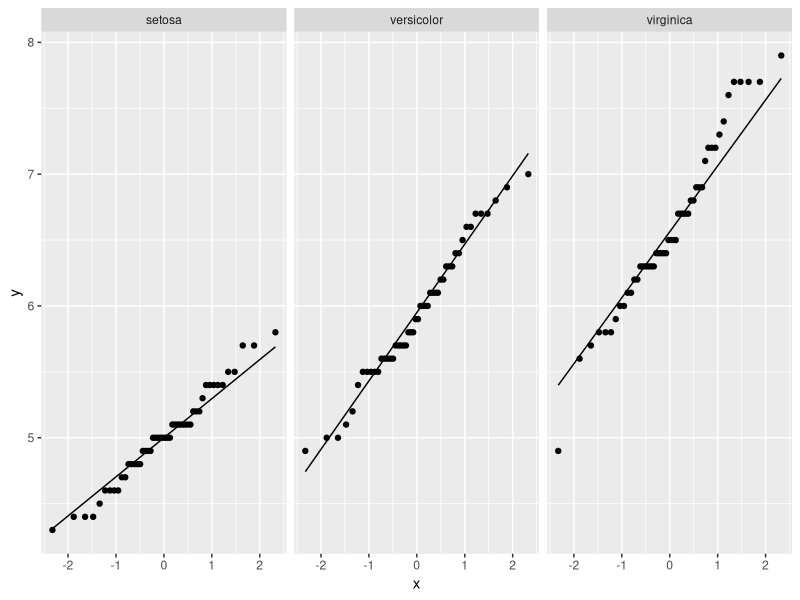
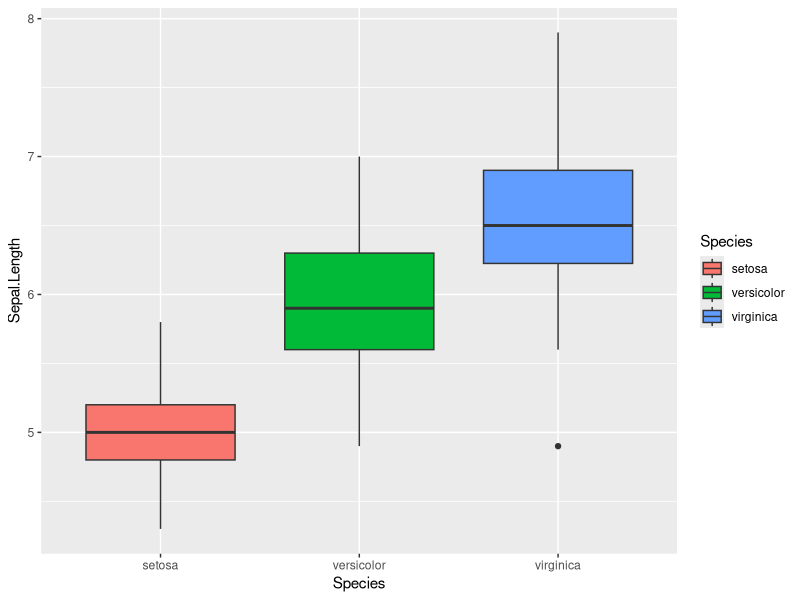

Recreate these plots in R, in order.
## ---- chunk 1
library(dplyr)
library(ggplot2)
data("iris")
data("InsectSprays")
## ---- chunk 2
iris |> sample_n(20) |> 
  knitr::kable(caption = "Sample of the Iris Dataset") |> 
  kableExtra::kable_paper("hover", full_width = TRUE)
## ---- chunk 3
iris |> 
  group_by(Species) |> 
  rstatix::shapiro_test(Sepal.Length) |> 
  knitr::kable(
    caption = "Normality Test Results for Different Groups of Sepal Lengths"
  ) |> 
  kableExtra::kable_paper("hover", full_width = TRUE)
## ---- chunk 4
iris |> 
  ggplot(mapping = aes(sample = Sepal.Length)) +
  geom_qq()+
  stat_qq_line()+
  facet_grid(. ~ Species)
## ---- chunk 5
iris |> 
  ggplot(mapping = aes(x = Species, y = Sepal.Length, fill = Species))+
  geom_boxplot()
## ---- chunk 6
car::leveneTest(Sepal.Length ~ Species, data = iris, center = mean)
## ---- chunk 7
car::leveneTest(Sepal.Length ~ Species, 
                data = iris |> filter(!Species == "setosa"),
                center = mean)
## ---- chunk 8
t.test(Sepal.Length ~ 1, data = iris, mu = 6)
## ---- chunk 9
t.test(Sepal.Length ~ 1, data = iris, alternative = "less", mu = 6)
## ---- chunk 10
t.test(iris[iris$Species == "virginica",]$Sepal.Length, mu = 6, alternative = "greater")
## ---- chunk 11
iris |> 
  group_by(Species) |> 
  rstatix::t_test(Sepal.Length ~ 1, 
                  mu = 6,
                  alternative = "greater") |> 
  knitr::kable() |> 
  kableExtra::kable_paper(full_width = TRUE)
